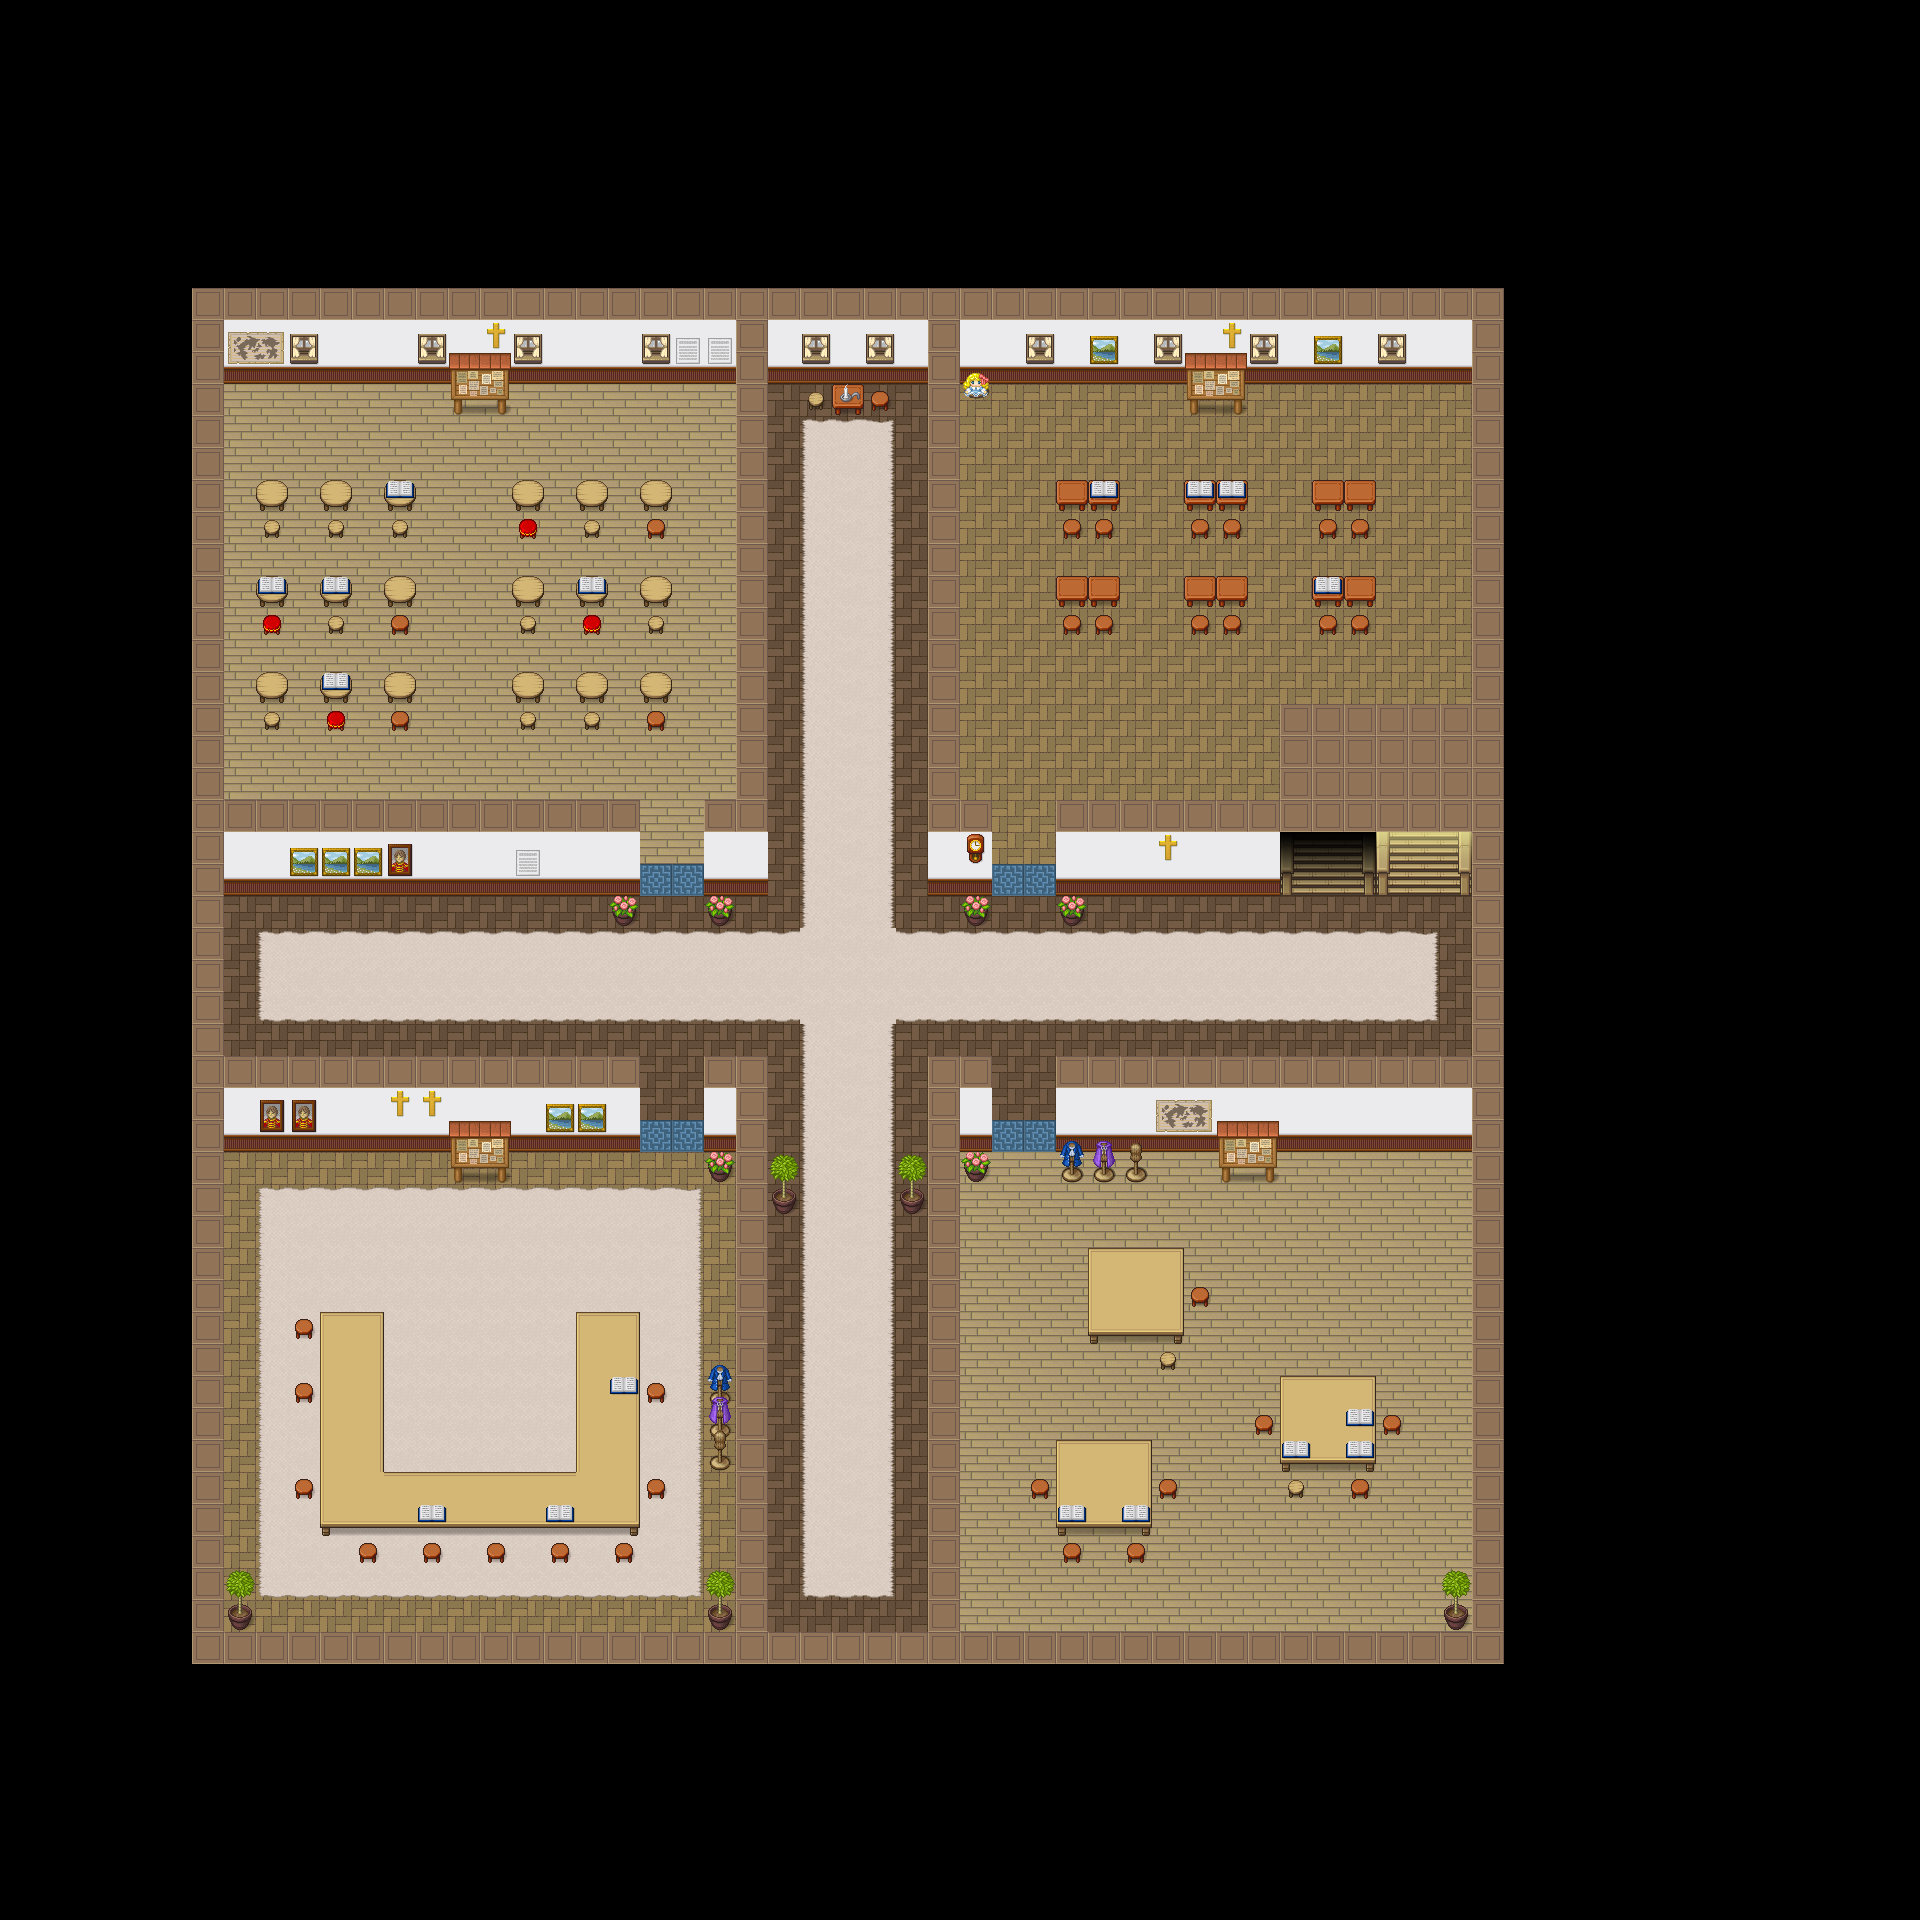

Rendered tile map (Tiled .tmx) drawn with the repository's tilesets; below, a short description and the map source with its tile grids summarised:
An orthogonal 60x60 tile map with 32x32 px tiles, 7 tile layers (floor, carpet, wall, stairs/door, ...), 2 tilesets and 10 objects (2x classroom1, 2x classroom2, 2x classroom3, 2x classroom4, start, ...).

<map version="1.8" tiledversion="1.8.4" orientation="orthogonal" renderorder="right-down" width="60" height="60" tilewidth="32" tileheight="32" infinite="0" nextlayerid="9" nextobjectid="14">
 <tileset firstgid="1" source="rpg.tsx" />
 <tileset firstgid="1065" source="LightShadow.tsx" />
 <layer id="1" name="floor" width="60" height="60">
  <data>[3600 cells, 1351 non-empty, 3 distinct tile ids]</data>
 </layer>
 <layer id="5" name="carpet" width="60" height="60">
  <data>[3600 cells, 395 non-empty, 9 distinct tile ids]</data>
 </layer>
 <layer id="3" name="wall" width="60" height="60">
  <data>[3600 cells, 496 non-empty, 3 distinct tile ids]</data>
 </layer>
 <layer id="2" name="stairs/door" width="60" height="60">
  <data>[3600 cells, 22 non-empty, 9 distinct tile ids]</data>
 </layer>
 <layer id="4" name="decoration" width="60" height="60">
  <data>[3600 cells, 231 non-empty, 32 distinct tile ids]</data>
 </layer>
 <layer id="6" name="deko2" width="60" height="60">
  <data>[3600 cells, 79 non-empty, 25 distinct tile ids]</data>
 </layer>
 <layer id="8" name="shadow,light" width="60" height="60">
  <data>[3600 cells, 9 non-empty, 3 distinct tile ids]</data>
 </layer>
 <objectgroup id="7" name="Objekte">
  <object id="2" name="start" x="850" y="980">
   <point />
  </object>
  <object id="3" name="classroom1" x="1023" y="882">
   <point />
  </object>
  <object id="4" name="classroom2" x="1022" y="1140">
   <point />
  </object>
  <object id="5" name="classroom3" x="671" y="1131">
   <point />
  </object>
  <object id="6" name="classroom4" x="669" y="876">
   <point />
  </object>
  <object id="7" name="up" x="1424" y="909">
   <point />
  </object>
  <object id="8" name="classroom1" x="957.402" y="380.695" width="514.666" height="478.667">
   <properties>
    <property name="type" value="RoomMeeting" />
   </properties>
  </object>
  <object id="11" name="classroom4" x="223.827" y="382.224" width="512" height="477.333">
   <properties>
    <property name="type" value="RoomMeeting" />
   </properties>
  </object>
  <object id="12" name="classroom3" x="222.494" y="1150.22" width="517.333" height="477.333">
   <properties>
    <property name="type" value="RoomMeeting" />
   </properties>
  </object>
  <object id="13" name="classroom2" x="962.495" y="1148.89" width="516" height="480">
   <properties>
    <property name="type" value="RoomMeeting" />
   </properties>
  </object>
 </objectgroup>
</map>
